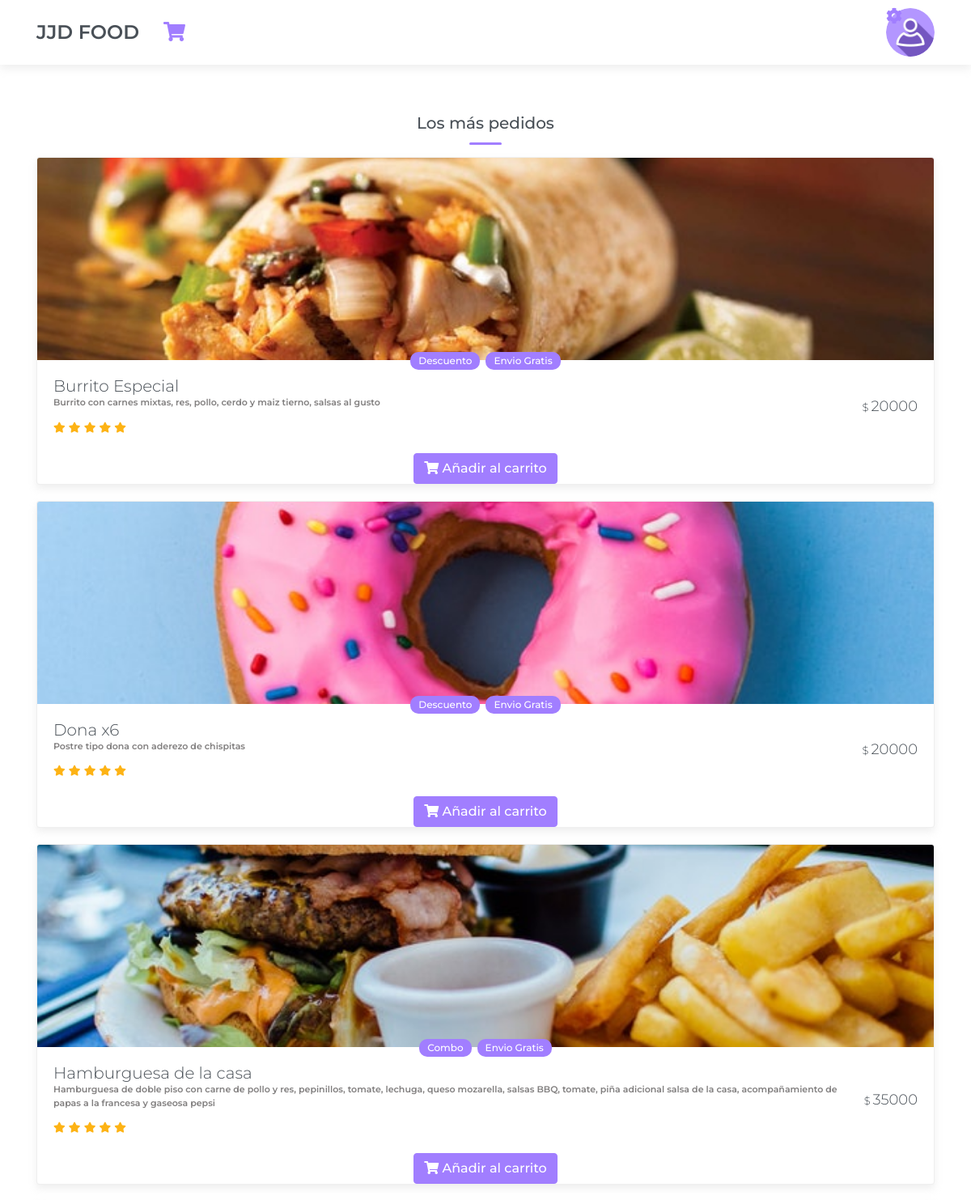
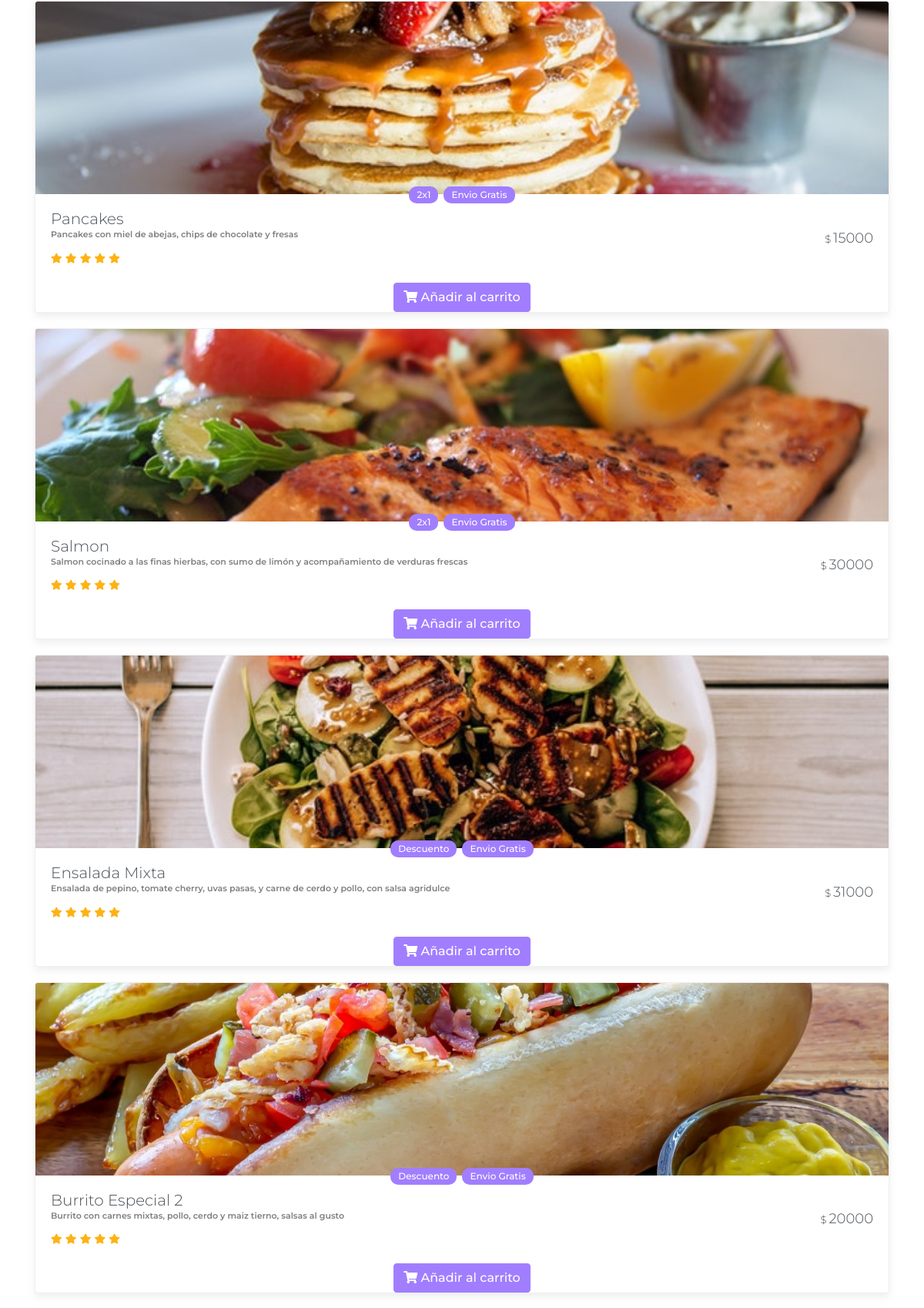
The page / (upper part) on the database its author committed (2 pictures, top to bottom).
### tables this page shows
CREATE TABLE `platos` (
  `Titulo` varchar(200) NOT NULL,
  `Oferta` varchar(200) NOT NULL,
  `Envio` varchar(200) NOT NULL,
  `descripcion` varchar(500) NOT NULL,
  `precio` bigint(25) NOT NULL,
  `imagen` varchar(200) NOT NULL
);

### index.php (the view, shortened to what this page needs)
<!DOCTYPE html>
<html lang="en">
<head>
	<link rel="stylesheet" href="https://cdnjs.cloudflare.com/ajax/libs/twitter-bootstrap/5.0.1/css/bootstrap.min.css">
	<link rel="stylesheet" href="https://use.fontawesome.com/releases/v5.8.0/css/all.css">
	<link rel="stylesheet" href="css/main.css">
</head>
<body>
	<header>
		<div class="container">
			<div class="row justify-content-between align-items-center">
				<div class="col-auto">
					<h1>JJD FOOD </h1>
				</div>
				 <div class="col">
				 <h4><a data-bs-toggle="modal" data-bs-target="#modal_cart" class="float-left" style="color: #A17EFF;"><i class="fas fa-shopping-cart"></i> <?php echo $totalcantidad; ?></a></h4>
				 </div>
				<div class="col-auto">
					<div class="avatar-container" data-target="#profileOptions" data-toggle="modal">
						<img src="img/avatar.png" alt="">
						<i class="fas fa-cog"></i>
					</div>
				</div>
		</div>
</div>
	</header>
	<main class="main">
		<div class="container">
			<div class="search-container">
			</div>
			<div class="products-list-container">
				<h2 class="section-title">Los más pedidos</h2>
				<ul>
					<?php
								$consulta = "SELECT * FROM platos";
								$conexion = mysqli_connect("localhost","root","","jjd-food");
								$resultado = mysqli_query($conexion, $consulta);
								while ($Datos = mysqli_fetch_array($resultado)) {
									?>
									<li>
										<a href="#">
											<div class="product-image">
												<img src="img/<?php echo $Datos[5]?>" alt="">
											</div>
											<div class="product-info">
												<div class="product-info-inner">
													<div class="tags">
														<span><?php echo $Datos[1]?></span><span><?php echo $Datos[2]?></span>
													</div>
													<form id="formulario" name="formulario" method="post" action="Carrito/cart.php">
													<h3 class="product-name"><?php echo $Datos[0]?></h3>
													<p class="restaurant"><?php echo $Datos[3]?></p>
													<div class="stars">
														<i class="fas fa-star"></i>
														<i class="fas fa-star"></i>
														<i class="fas fa-star"></i>
														<i class="fas fa-star"></i>
														<i class="fas fa-star"></i>
													</div>
												</div>
												<p class="product-price"><span>$</span><?php echo $Datos[4]?></p>
											</div>
											<div class="col text-center">
												<button  class="btn btn-primary" type="submit"  ><i class="fas fa-shopping-cart"></i> Añadir al carrito</button>
											</div>
										</a>
									</li>
									<?php
								}
					?>
				</ul>
			</div>
		</div>
	</main>
</body>
</html>

### rows shown on the page
platos: imagen (picture), Oferta "Descuento", Envio "Envio Gratis", Titulo "Burrito Especial", descripcion "Burrito con carnes mixtas, res, pollo, cerdo y maiz tierno, salsas al gusto", precio "20000"
platos: imagen (picture), Oferta "Descuento", Envio "Envio Gratis", Titulo "Dona x6", descripcion "Postre tipo dona con aderezo de chispitas", precio "20000"
platos: imagen (picture), Oferta "Combo", Envio "Envio Gratis", Titulo "Hamburguesa de la casa", descripcion "Hamburguesa de doble piso con carne de pollo y res, pepinillos, tomate, lechuga, queso mozarella, salsas BBQ, tomate, piña adicional salsa de la casa, acompañamiento de papas a la francesa y gaseosa pepsi", precio "35000"
platos: imagen (picture), Oferta "2x1", Envio "Envio Gratis", Titulo "Pancakes", descripcion "Pancakes con miel de abejas, chips de chocolate y fresas", precio "15000"
platos: imagen (picture), Oferta "2x1", Envio "Envio Gratis", Titulo "Salmon", descripcion "Salmon cocinado a las finas hierbas, con sumo de limón y acompañamiento de verduras frescas", precio "30000"
platos: imagen (picture), Oferta "Descuento", Envio "Envio Gratis", Titulo "Ensalada Mixta", descripcion "Ensalada de pepino, tomate cherry, uvas pasas, y carne de cerdo y pollo, con salsa agridulce", precio "31000"
platos: imagen (picture), Oferta "Descuento", Envio "Envio Gratis", Titulo "Burrito Especial 2", descripcion "Burrito con carnes mixtas, pollo, cerdo y maiz tierno, salsas al gusto", precio "20000"
